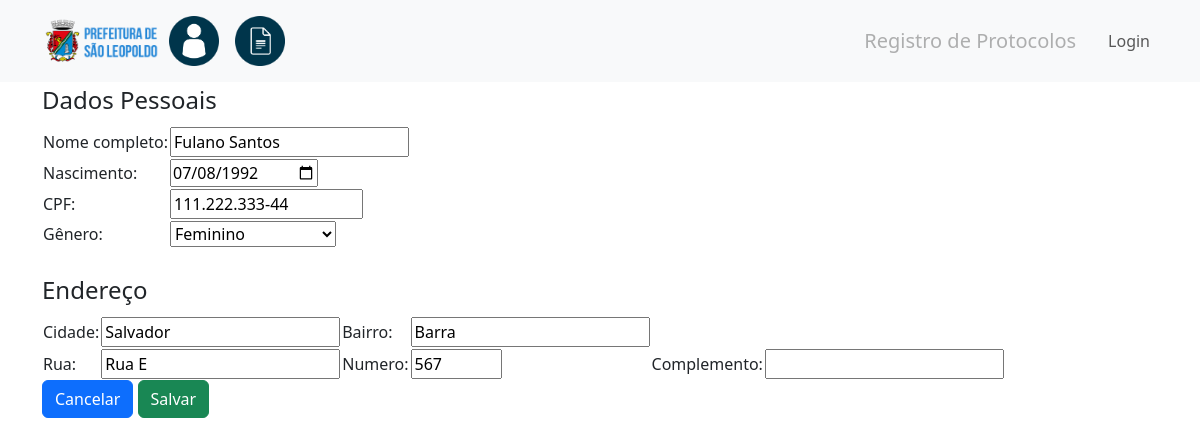
The page /user/edit?id=/1 on the database its author committed.
### tables this page shows
CREATE TABLE users (
    id int primary key auto_increment not null,
    name varchar(255) not null,
    birthdate date not null,
    cpf varchar(15) not null,
    gender varchar(30) not null,
    city varchar(155),
    neighborhood varchar(155),
    street varchar(155),
    house_number varchar(5),
    complement varchar(15));

### app/Controllers/UserController.php (called while the page is built, shortened)
<?php
class UserController implements ControllerInterface
{
    public static function edit($id): void
    {
        $obUser = User::getUser($id);
        $userData = [
            'id' => $obUser->id,
            'name' => $obUser->name,
            'birthdate' => $obUser->birthdate,
            'cpf' => $obUser->cpf,
            'gender' => $obUser->gender,
            'city' => $obUser->city,
            'neighborhood' => $obUser->neighborhood,
            'street' => $obUser->street,
            'house_number' => $obUser->houseNumber,
            'complement' => $obUser->complement
        ];
        include_once __DIR__ . '/../Views/Users/edit.view.php';
        exit();
    }
}

### index.php (called while the page is built, shortened)
<?php
$uri = $_SERVER['REQUEST_URI'];
$uri = explode('/', $uri);
$uri = array_filter($uri);
rsort($uri);
$controller = isset($uri[0]) ? $uri[0] : 'home';
$action = isset($uri[1]) ? explode("?", $uri[1])[0] : 'view';
$routeParam = $uri[2] ?? null;
$payload = [
    'controller' => $controller,
    'action' => $action,
    'routeParam' => $routeParam,
];
$route = 'App\\Controllers\\' . ucfirst($payload['controller']) . 'Controller::' . $payload['action'];
include __DIR__ . '/includes/header.php';
$response = call_user_func($route, $payload['routeParam']);

### app/Db/Database.php (called while the page is built, shortened)
<?php
class Database{
    private $table;
    private $connection;
    private $dbName;
    public function __construct($table = null, $dbName = 'users')
    {
        $this->table = $table;
        $this->dbName = $dbName;
    }
    private function setConnection(){
        try {
            $this->connection = new PDO('mysql:host=' . self::HOST . ';dbname=' . $this->dbName, self::USER, self::PASS);
            $this->connection->setAttribute(PDO::ATTR_ERRMODE, PDO::ERRMODE_EXCEPTION);
        } catch(PDOException $e) {
            die('ERROR: ' . $e->getMessage());
        }
    }
    public function execute($query, $params = []){
        try{
            $statement = $this->connection->prepare($query);
            $statement->execute($params);
            return $statement;
        }catch(PDOException $e){
            die('ERROR: '.$e->getMessage());
        }
    }
    public function select($where = null, $order = null, $limit = null, $fields = '*'){
        $where = strlen($where) ? 'WHERE '.$where : '';
        $order = strlen($order) ? 'ORDER BY '.$order : '';
        $limit = strlen($limit) ? 'LIMIT '.$limit : '';
        $query = 'SELECT '.$fields.' FROM '.$this->table.' '.$where.' '.$order.' '.$limit;
        return $this->execute($query);
    }
}
?>

### app/Entity/User.php (called while the page is built, shortened)
<?php
class User
{
    public static function make(array $payload): self {
        return new User(
            id: $payload['id'] ?? 0,
            name: $payload['name'],
            birthdate: $payload['birthdate'],
            cpf: $payload['cpf'],
            gender: $payload['gender'],
            city: $payload['city'],
            neighborhood: $payload['neighborhood'],
            street: $payload['street'],
            houseNumber: $payload['house_number'],
            complement: $payload['complement']
        );
    }
    public static function getUser($id)
    {
        return self::make((new Database('users'))->select('id = ' . $id)->fetch(PDO::FETCH_ASSOC));
    }
}
?>

### app/Views/Users/edit.view.php (the view, shortened to what this page needs)
<main class="container">
    <form action="/user/edit?id=/<?= $userData['id'] ?>" method="post">
        <legend>Dados Pessoais</legend>
            <table cellspacing="10">
                <tr>
                    <td>
                        <label for="name">Nome completo: </label>
                    </td>
                    <td align="left">
                        <input type="text" name="name" value="<?= $userData['name'] ?? '' ?>">
                    </td>
                </tr>
                <tr>
                    <td>
                        <label for="birthdate">Nascimento: </label>
                    </td>
                    <td align="left">
                        <input type="date" name="birthdate" value="<?= $userData['birthdate'] ?? '' ?>">
                    </td>
                </tr>
                <tr>
                    <td>
                        <label for="cpf">CPF: </label>
                    </td>
                    <td align="left">
                        <input type="text" name="cpf" size="15" maxlength="15" value="<?= $userData['cpf'] ?? '' ?>">
                    </td>
                </tr>
                <tr>
                    <td>
                        <label for="gender">Gênero: </label>
                    </td>
                    <td align="left">
                    <select name="gender">
                        <?php
                        $genders = ['Feminino', 'Masculino', 'Não-binário', 'Outro'];
                        foreach ($genders as $gender) {
                            $selected = ($userData['gender'] ?? '') === $gender ? 'selected' : '';
                            echo "<option value=\"$gender\" $selected>$gender</option>";
                        }
                        ?>
                    </select>
                    </td>
                </tr>
            </table>
            <br />
            <legend>Endereço</legend>
            <table cellspacing="10">
                <tr>
                    <td>
                        <label for="city">Cidade: </label>
                    </td>
                    <td align="left">
                        <input type="text" name="city" value="<?= $userData['city'] ?? '' ?>">
                    </td>
                    <td>
                        <label for="neighborhood">Bairro: </label>
                    </td>
                    <td align="left">
                        <input type="text" name="neighborhood" value="<?= $userData['neighborhood']?? '' ?>">
                    </td>
                </tr>
                <tr>
                    <td>
                        <label for="street">Rua: </label>
                    </td>
                    <td align="left">
                        <input type="text" name="street" value="<?= $userData['street'] ?? '' ?>">
                    </td>
                    <td>
                        <label for="house_number">Numero: </label>
                    </td>
                    <td align="left">
                        <input type="text" name="house_number" size="4" value="<?= $userData['house_number'] ?? '' ?>">
                    </td>
                    <td>
                        <label for="complement">Complemento: </label>
                    </td>
                    <td align="left">
                        <input type="text" name="complement" value="<?= $userData['complement'] ?? '' ?>">
                    </td>
                </tr>
            </table>
            <a href="/user/list"><button type="button" class="btn btn-primary">Cancelar</button></a>
            <input type="submit" value="Salvar" class="btn btn-success">
        </form>
</main>

### rows shown on the page
users: name "Fulano Santos", birthdate "07/08/1992", cpf "111.222.333-44", city "Salvador", neighborhood "Barra", street "Rua E", house_number "567"

### other values the page prints
form field gender "Feminino"
